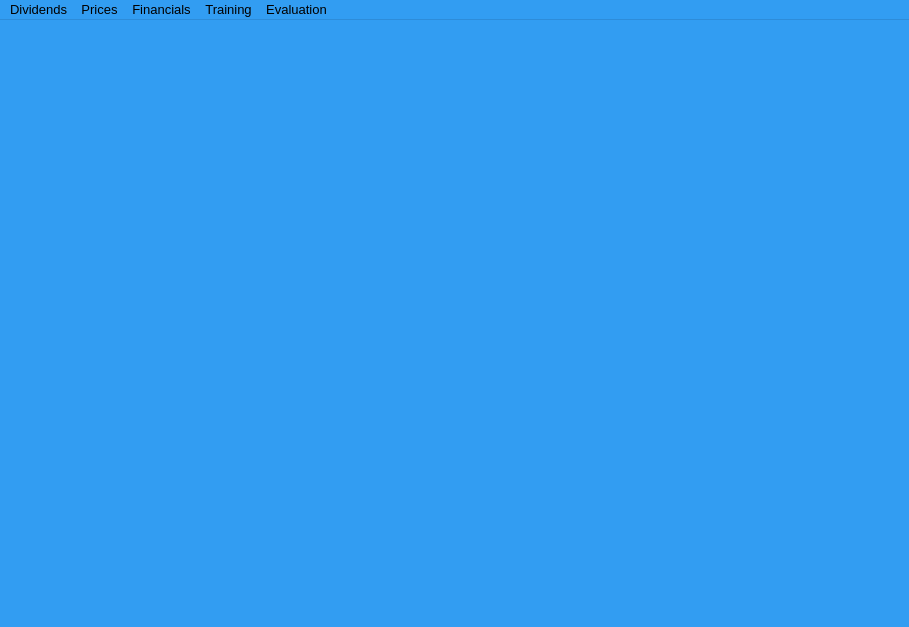
<?xml version="1.0" encoding="UTF-8"?>
<ui version="4.0">
 <class>MainWindow</class>
 <widget class="QMainWindow" name="MainWindow">
  <property name="geometry">
   <rect>
    <x>0</x>
    <y>0</y>
    <width>909</width>
    <height>627</height>
   </rect>
  </property>
  <property name="palette">
   <palette>
    <active>
     <colorrole role="WindowText">
      <brush brushstyle="SolidPattern">
       <color alpha="255">
        <red>0</red>
        <green>0</green>
        <blue>0</blue>
       </color>
      </brush>
     </colorrole>
     <colorrole role="Button">
      <brush brushstyle="SolidPattern">
       <color alpha="255">
        <red>50</red>
        <green>157</green>
        <blue>242</blue>
       </color>
      </brush>
     </colorrole>
     <colorrole role="Light">
      <brush brushstyle="SolidPattern">
       <color alpha="255">
        <red>161</red>
        <green>213</green>
        <blue>255</blue>
       </color>
      </brush>
     </colorrole>
     <colorrole role="Midlight">
      <brush brushstyle="SolidPattern">
       <color alpha="255">
        <red>105</red>
        <green>185</green>
        <blue>248</blue>
       </color>
      </brush>
     </colorrole>
     <colorrole role="Dark">
      <brush brushstyle="SolidPattern">
       <color alpha="255">
        <red>25</red>
        <green>79</green>
        <blue>121</blue>
       </color>
      </brush>
     </colorrole>
     <colorrole role="Mid">
      <brush brushstyle="SolidPattern">
       <color alpha="255">
        <red>33</red>
        <green>105</green>
        <blue>161</blue>
       </color>
      </brush>
     </colorrole>
     <colorrole role="Text">
      <brush brushstyle="SolidPattern">
       <color alpha="255">
        <red>0</red>
        <green>0</green>
        <blue>0</blue>
       </color>
      </brush>
     </colorrole>
     <colorrole role="BrightText">
      <brush brushstyle="SolidPattern">
       <color alpha="255">
        <red>255</red>
        <green>255</green>
        <blue>255</blue>
       </color>
      </brush>
     </colorrole>
     <colorrole role="ButtonText">
      <brush brushstyle="SolidPattern">
       <color alpha="255">
        <red>0</red>
        <green>0</green>
        <blue>0</blue>
       </color>
      </brush>
     </colorrole>
     <colorrole role="Base">
      <brush brushstyle="SolidPattern">
       <color alpha="255">
        <red>255</red>
        <green>255</green>
        <blue>255</blue>
       </color>
      </brush>
     </colorrole>
     <colorrole role="Window">
      <brush brushstyle="SolidPattern">
       <color alpha="255">
        <red>50</red>
        <green>157</green>
        <blue>242</blue>
       </color>
      </brush>
     </colorrole>
     <colorrole role="Shadow">
      <brush brushstyle="SolidPattern">
       <color alpha="255">
        <red>0</red>
        <green>0</green>
        <blue>0</blue>
       </color>
      </brush>
     </colorrole>
     <colorrole role="AlternateBase">
      <brush brushstyle="SolidPattern">
       <color alpha="255">
        <red>152</red>
        <green>206</green>
        <blue>248</blue>
       </color>
      </brush>
     </colorrole>
     <colorrole role="ToolTipBase">
      <brush brushstyle="SolidPattern">
       <color alpha="255">
        <red>255</red>
        <green>255</green>
        <blue>220</blue>
       </color>
      </brush>
     </colorrole>
     <colorrole role="ToolTipText">
      <brush brushstyle="SolidPattern">
       <color alpha="255">
        <red>0</red>
        <green>0</green>
        <blue>0</blue>
       </color>
      </brush>
     </colorrole>
     <colorrole role="PlaceholderText">
      <brush brushstyle="SolidPattern">
       <color alpha="128">
        <red>0</red>
        <green>0</green>
        <blue>0</blue>
       </color>
      </brush>
     </colorrole>
    </active>
    <inactive>
     <colorrole role="WindowText">
      <brush brushstyle="SolidPattern">
       <color alpha="255">
        <red>0</red>
        <green>0</green>
        <blue>0</blue>
       </color>
      </brush>
     </colorrole>
     <colorrole role="Button">
      <brush brushstyle="SolidPattern">
       <color alpha="255">
        <red>50</red>
        <green>157</green>
        <blue>242</blue>
       </color>
      </brush>
     </colorrole>
     <colorrole role="Light">
      <brush brushstyle="SolidPattern">
       <color alpha="255">
        <red>161</red>
        <green>213</green>
        <blue>255</blue>
       </color>
      </brush>
     </colorrole>
     <colorrole role="Midlight">
      <brush brushstyle="SolidPattern">
       <color alpha="255">
        <red>105</red>
        <green>185</green>
        <blue>248</blue>
       </color>
      </brush>
     </colorrole>
     <colorrole role="Dark">
      <brush brushstyle="SolidPattern">
       <color alpha="255">
        <red>25</red>
        <green>79</green>
        <blue>121</blue>
       </color>
      </brush>
     </colorrole>
     <colorrole role="Mid">
      <brush brushstyle="SolidPattern">
       <color alpha="255">
        <red>33</red>
        <green>105</green>
        <blue>161</blue>
       </color>
      </brush>
     </colorrole>
     <colorrole role="Text">
      <brush brushstyle="SolidPattern">
       <color alpha="255">
        <red>0</red>
        <green>0</green>
        <blue>0</blue>
       </color>
      </brush>
     </colorrole>
     <colorrole role="BrightText">
      <brush brushstyle="SolidPattern">
       <color alpha="255">
        <red>255</red>
        <green>255</green>
        <blue>255</blue>
       </color>
      </brush>
     </colorrole>
     <colorrole role="ButtonText">
      <brush brushstyle="SolidPattern">
       <color alpha="255">
        <red>0</red>
        <green>0</green>
        <blue>0</blue>
       </color>
      </brush>
     </colorrole>
     <colorrole role="Base">
      <brush brushstyle="SolidPattern">
       <color alpha="255">
        <red>255</red>
        <green>255</green>
        <blue>255</blue>
       </color>
      </brush>
     </colorrole>
     <colorrole role="Window">
      <brush brushstyle="SolidPattern">
       <color alpha="255">
        <red>50</red>
        <green>157</green>
        <blue>242</blue>
       </color>
      </brush>
     </colorrole>
     <colorrole role="Shadow">
      <brush brushstyle="SolidPattern">
       <color alpha="255">
        <red>0</red>
        <green>0</green>
        <blue>0</blue>
       </color>
      </brush>
     </colorrole>
     <colorrole role="AlternateBase">
      <brush brushstyle="SolidPattern">
       <color alpha="255">
        <red>152</red>
        <green>206</green>
        <blue>248</blue>
       </color>
      </brush>
     </colorrole>
     <colorrole role="ToolTipBase">
      <brush brushstyle="SolidPattern">
       <color alpha="255">
        <red>255</red>
        <green>255</green>
        <blue>220</blue>
       </color>
      </brush>
     </colorrole>
     <colorrole role="ToolTipText">
      <brush brushstyle="SolidPattern">
       <color alpha="255">
        <red>0</red>
        <green>0</green>
        <blue>0</blue>
       </color>
      </brush>
     </colorrole>
     <colorrole role="PlaceholderText">
      <brush brushstyle="SolidPattern">
       <color alpha="128">
        <red>0</red>
        <green>0</green>
        <blue>0</blue>
       </color>
      </brush>
     </colorrole>
    </inactive>
    <disabled>
     <colorrole role="WindowText">
      <brush brushstyle="SolidPattern">
       <color alpha="255">
        <red>25</red>
        <green>79</green>
        <blue>121</blue>
       </color>
      </brush>
     </colorrole>
     <colorrole role="Button">
      <brush brushstyle="SolidPattern">
       <color alpha="255">
        <red>50</red>
        <green>157</green>
        <blue>242</blue>
       </color>
      </brush>
     </colorrole>
     <colorrole role="Light">
      <brush brushstyle="SolidPattern">
       <color alpha="255">
        <red>161</red>
        <green>213</green>
        <blue>255</blue>
       </color>
      </brush>
     </colorrole>
     <colorrole role="Midlight">
      <brush brushstyle="SolidPattern">
       <color alpha="255">
        <red>105</red>
        <green>185</green>
        <blue>248</blue>
       </color>
      </brush>
     </colorrole>
     <colorrole role="Dark">
      <brush brushstyle="SolidPattern">
       <color alpha="255">
        <red>25</red>
        <green>79</green>
        <blue>121</blue>
       </color>
      </brush>
     </colorrole>
     <colorrole role="Mid">
      <brush brushstyle="SolidPattern">
       <color alpha="255">
        <red>33</red>
        <green>105</green>
        <blue>161</blue>
       </color>
      </brush>
     </colorrole>
     <colorrole role="Text">
      <brush brushstyle="SolidPattern">
       <color alpha="255">
        <red>25</red>
        <green>79</green>
        <blue>121</blue>
       </color>
      </brush>
     </colorrole>
     <colorrole role="BrightText">
      <brush brushstyle="SolidPattern">
       <color alpha="255">
        <red>255</red>
        <green>255</green>
        <blue>255</blue>
       </color>
      </brush>
     </colorrole>
     <colorrole role="ButtonText">
      <brush brushstyle="SolidPattern">
       <color alpha="255">
        <red>25</red>
        <green>79</green>
        <blue>121</blue>
       </color>
      </brush>
     </colorrole>
     <colorrole role="Base">
      <brush brushstyle="SolidPattern">
       <color alpha="255">
        <red>50</red>
        <green>157</green>
        <blue>242</blue>
       </color>
      </brush>
     </colorrole>
     <colorrole role="Window">
      <brush brushstyle="SolidPattern">
       <color alpha="255">
        <red>50</red>
        <green>157</green>
        <blue>242</blue>
       </color>
      </brush>
     </colorrole>
     <colorrole role="Shadow">
      <brush brushstyle="SolidPattern">
       <color alpha="255">
        <red>0</red>
        <green>0</green>
        <blue>0</blue>
       </color>
      </brush>
     </colorrole>
     <colorrole role="AlternateBase">
      <brush brushstyle="SolidPattern">
       <color alpha="255">
        <red>50</red>
        <green>157</green>
        <blue>242</blue>
       </color>
      </brush>
     </colorrole>
     <colorrole role="ToolTipBase">
      <brush brushstyle="SolidPattern">
       <color alpha="255">
        <red>255</red>
        <green>255</green>
        <blue>220</blue>
       </color>
      </brush>
     </colorrole>
     <colorrole role="ToolTipText">
      <brush brushstyle="SolidPattern">
       <color alpha="255">
        <red>0</red>
        <green>0</green>
        <blue>0</blue>
       </color>
      </brush>
     </colorrole>
     <colorrole role="PlaceholderText">
      <brush brushstyle="SolidPattern">
       <color alpha="128">
        <red>0</red>
        <green>0</green>
        <blue>0</blue>
       </color>
      </brush>
     </colorrole>
    </disabled>
   </palette>
  </property>
  <property name="font">
   <font>
    <pointsize>10</pointsize>
   </font>
  </property>
  <property name="windowTitle">
   <string>SET - Stock Evaluation Tool Desktop version</string>
  </property>
  <property name="styleSheet">
   <string notr="true"/>
  </property>
  <widget class="QWidget" name="centralwidget">
   <layout class="QGridLayout" name="gridLayout_4">
    <item row="2" column="1">
     <spacer name="verticalSpacer">
      <property name="orientation">
       <enum>Qt::Vertical</enum>
      </property>
      <property name="sizeHint" stdset="0">
       <size>
        <width>20</width>
        <height>40</height>
       </size>
      </property>
     </spacer>
    </item>
    <item row="1" column="0">
     <spacer name="horizontalSpacer">
      <property name="orientation">
       <enum>Qt::Horizontal</enum>
      </property>
      <property name="sizeHint" stdset="0">
       <size>
        <width>40</width>
        <height>20</height>
       </size>
      </property>
     </spacer>
    </item>
    <item row="0" column="1">
     <spacer name="verticalSpacer_2">
      <property name="orientation">
       <enum>Qt::Vertical</enum>
      </property>
      <property name="sizeHint" stdset="0">
       <size>
        <width>20</width>
        <height>40</height>
       </size>
      </property>
     </spacer>
    </item>
    <item row="1" column="2">
     <spacer name="horizontalSpacer_2">
      <property name="orientation">
       <enum>Qt::Horizontal</enum>
      </property>
      <property name="sizeHint" stdset="0">
       <size>
        <width>40</width>
        <height>20</height>
       </size>
      </property>
     </spacer>
    </item>
    <item row="1" column="1">
     <widget class="QLabel" name="label">
      <property name="text">
       <string>&lt;html&gt;&lt;head/&gt;&lt;body&gt;&lt;p&gt;&lt;img src=&quot;:/logo/default-logo.png&quot;/&gt;&lt;/p&gt;&lt;/body&gt;&lt;/html&gt;</string>
      </property>
     </widget>
    </item>
   </layout>
  </widget>
  <widget class="QMenuBar" name="menuBar">
   <property name="geometry">
    <rect>
     <x>0</x>
     <y>0</y>
     <width>909</width>
     <height>23</height>
    </rect>
   </property>
   <widget class="QMenu" name="menuDividends">
    <property name="title">
     <string>Dividends</string>
    </property>
    <addaction name="actionTicker_dividends_history"/>
   </widget>
   <widget class="QMenu" name="menuPrices">
    <property name="title">
     <string>Prices</string>
    </property>
    <addaction name="actionPrice_History"/>
    <addaction name="actionCandlestick_pattern_recognition"/>
   </widget>
   <widget class="QMenu" name="menuFinancials">
    <property name="title">
     <string>Financials</string>
    </property>
    <addaction name="actionReport_Analysis"/>
   </widget>
   <widget class="QMenu" name="menuRatio_explanation">
    <property name="title">
     <string>Training</string>
    </property>
    <addaction name="actionRatio_Explanation"/>
   </widget>
   <widget class="QMenu" name="menuEvaluation">
    <property name="title">
     <string>Evaluation</string>
    </property>
    <addaction name="actionStock_Ratios"/>
   </widget>
   <addaction name="menuDividends"/>
   <addaction name="menuPrices"/>
   <addaction name="menuFinancials"/>
   <addaction name="menuRatio_explanation"/>
   <addaction name="menuEvaluation"/>
  </widget>
  <action name="actionTicker_dividend_history">
   <property name="text">
    <string>Ticker dividend history</string>
   </property>
  </action>
  <action name="actionPrice_History">
   <property name="text">
    <string>Price History</string>
   </property>
  </action>
  <action name="actionCandlestick_pattern_recognition">
   <property name="enabled">
    <bool>false</bool>
   </property>
   <property name="text">
    <string>Candlestick pattern recognition</string>
   </property>
  </action>
  <action name="actionReport_Analysis">
   <property name="text">
    <string>Report Analysis</string>
   </property>
  </action>
  <action name="actionTicker_dividends_history">
   <property name="text">
    <string>Ticker dividends history</string>
   </property>
  </action>
  <action name="actionRatio_Explanation">
   <property name="text">
    <string>Ratio Explanation</string>
   </property>
  </action>
  <action name="actionManual_in_Polish">
   <property name="text">
    <string>Manual (in Polish)</string>
   </property>
  </action>
  <action name="actionStock_Ratios">
   <property name="text">
    <string>Stock Ratios</string>
   </property>
  </action>
  <action name="actionValuation_of_Stock_price">
   <property name="text">
    <string>Valuation of Stock price</string>
   </property>
  </action>
 </widget>
 <resources>
  <include location="logo.qrc"/>
 </resources>
 <connections/>
</ui>
